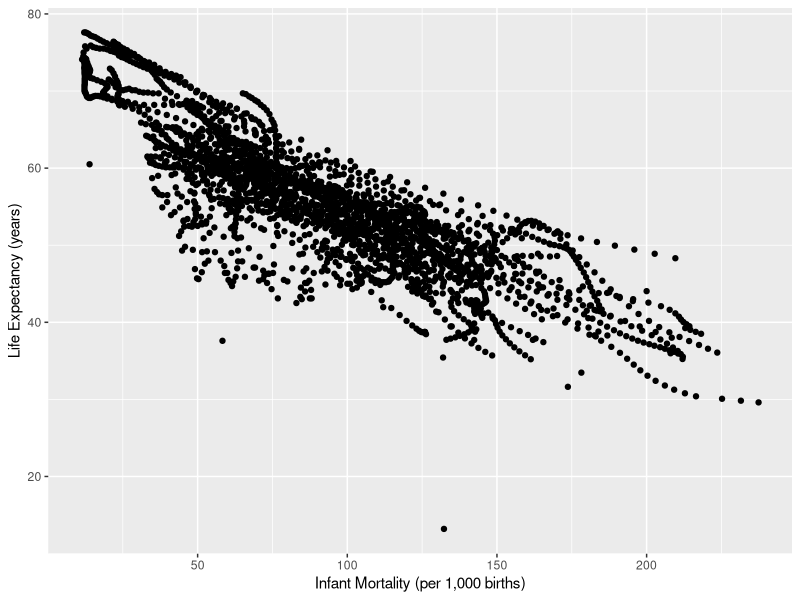
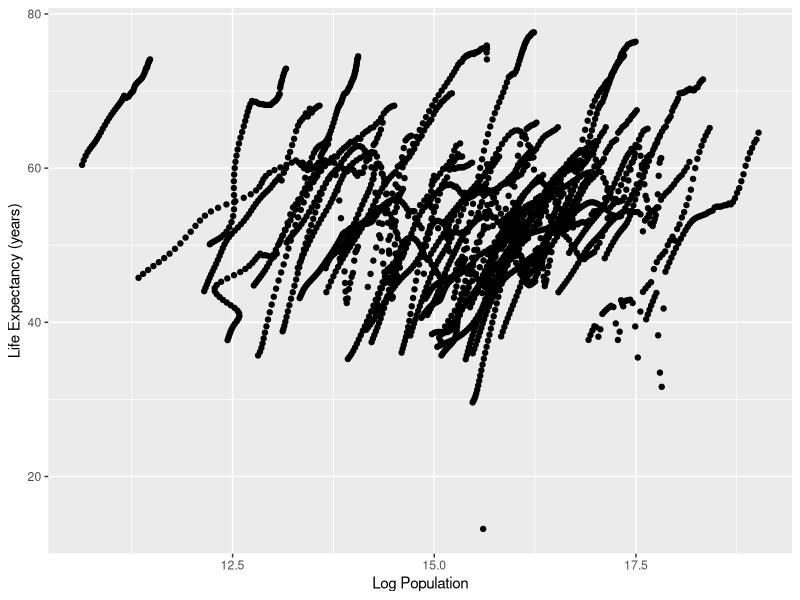
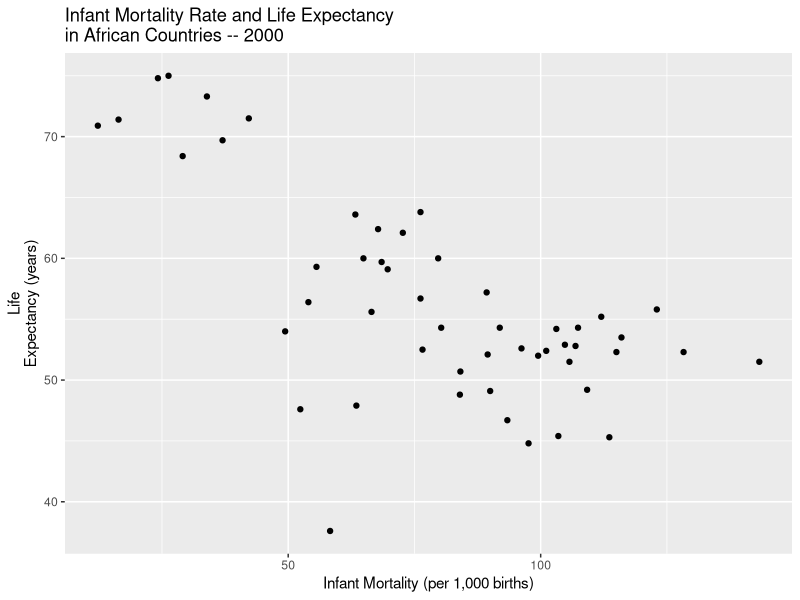
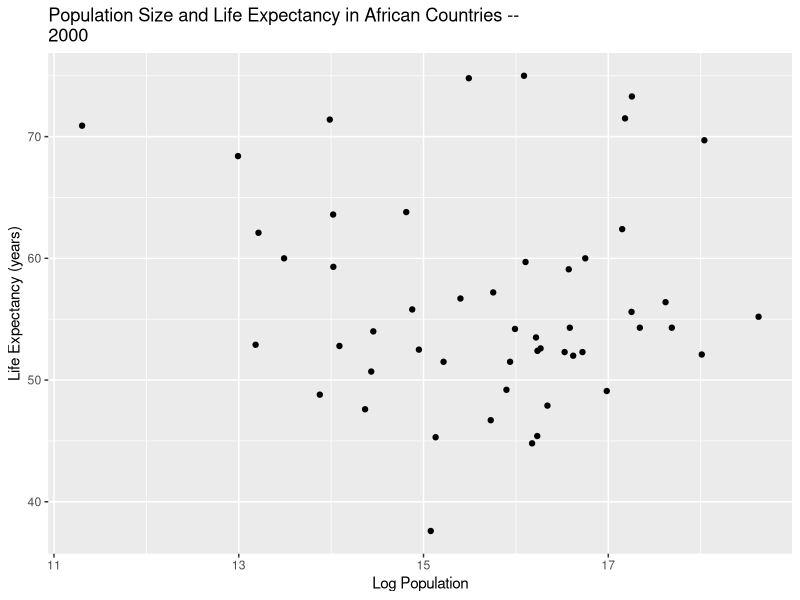

Source code (R) for these figures, in order:
## ---- chunk 1
library(tidyverse) 
library("dslabs")
## ---- chunk 2
help(gapminder)
data("gapminder")
summary(gapminder)
class(gapminder)
head(gapminder)
## ---- chunk 3
africadata <- gapminder %>% 
  filter(continent=="Africa")

str(africadata)
summary(africadata)
## ---- chunk 4
imle <- africadata %>% 
  select(c(infant_mortality, life_expectancy))

str(imle)
summary(imle)

ple <- africadata %>% 
  select(c(population, life_expectancy))

str(ple)
summary(ple)

## ---- chunk 5
#| warning: false
#| fig-cap: "Infant Mortality Rate and Life Expectancy in African Countries -- 1960 - 2015"
imle %>% ggplot(aes(x=infant_mortality, y=life_expectancy)) + 
  geom_point() + labs(x = "Infant Mortality (per 1,000 births)", y = "Life Expectancy (years)")
## ---- chunk 6
ple %>% ggplot(aes(x= log(population), y = life_expectancy)) + 
geom_point() + labs(x="Log Population", y = "Life Expectancy (years)")
## ---- chunk 7
with(subset(africadata, is.na(infant_mortality)), year)
## ---- chunk 8
africa2000 <- africadata %>% 
  filter(year == "2000")

str(africa2000)
summary(africa2000)
## ---- chunk 9
africa2000 %>% ggplot(aes(x=infant_mortality, y=life_expectancy)) +
geom_point() + labs(x = "Infant Mortality (per 1,000 births)", y = "Life
Expectancy (years)", title = "Infant Mortality Rate and Life Expectancy
in African Countries -- 2000")

africa2000 %>%  ggplot(aes(x= log(population), y = life_expectancy)) +
geom_point() + labs(x="Log Population", y = "Life Expectancy (years)",
title = "Population Size and Life Expectancy in African Countries --
2000")
## ---- chunk 10
fit1<-lm(life_expectancy ~ infant_mortality, data = africa2000)
fit2<-lm(life_expectancy ~ population, data = africa2000)
## ---- chunk 11
summary(fit1) 
summary(fit2)
